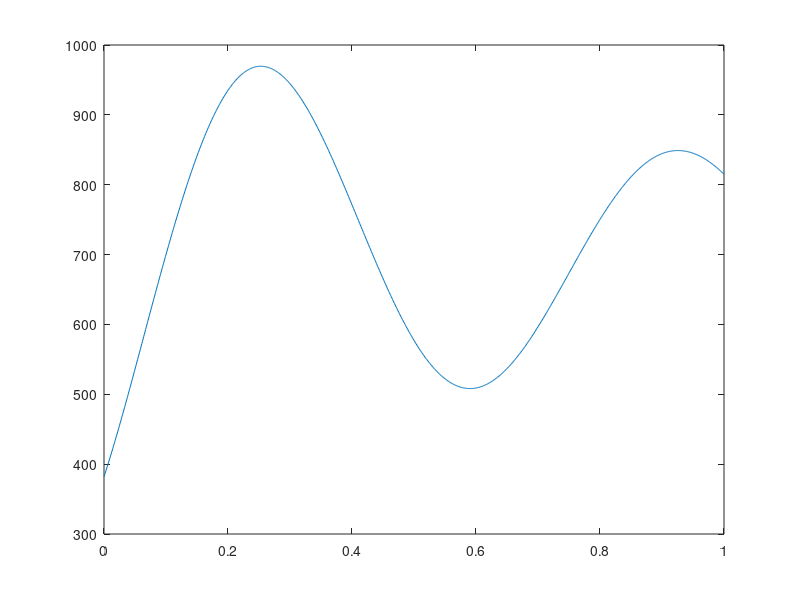

The MATLAB source for this figure:
%% Data Rate
% clear all

n_UE = 100;
duration = 1e3; %1000ms or tti = 1s
t = linspace(0,1,duration);
data_Rate =  700 + 2100*sinc(3*t + 1.7);
plot(t,data_Rate)
IP_pckt_per_tti = ceil(data_Rate*1024/(1500*8));
data_Rate_UE = zeros(n_UE,duration);
for t = 1:duration
    chocolate = IP_pckt_per_tti(t);
    for i = 1:chocolate
        r = randi(100);
        data_Rate_UE(r,t) = data_Rate_UE(r,t)+1;
    end
end

%% ReTx RLC
RTT = 8; %Round-Trip Time for LTE
RLC_RTx_CU = zeros(2,150); %Row1: PDUs, Row2: ACK_Timer (or NACK)
RLC_RTx_DU = zeros(2,150);
PER = 1e-06; %Packet Error Rate
n_GBR_UEs = 50;
IP_pckt_per_tti_GBR = sum(data_Rate_UE(1:n_GBR_UEs,:),1);
IP_pckt_per_tti_NonGBR = sum(data_Rate_UE(n_GBR_UEs+1:end,:),1);

split = 6;

for tti = 1:duration
    
    %Let's say migration occur at tti=200
    %% TO-DO
%     if(tti==200)
%         split = 2;
%         RLC_RTx_DU(1,1:IP_pckt_per_tti_GBR(tti)) = 1; %Fist store new GBR flows
%         
%         RLC_RTx_DU(:,IP_pckt_per_tti_GBR(tti)) 
%         
%     end
%%    
    %1. Copy packets to RLC RTx
    first = find(~RLC_RTx_CU(1,:),1); %index of first 0
    if(~isempty(first)) %if buffer is not full
       RLC_RTx_CU(1,first:min(150,IP_pckt_per_tti_GBR(tti)+first-1))=1;
    end
    
    %2. Receive ACK/NACK
    if first~=1
        for i = 1:first-1
            if mod(RLC_RTx_CU(2,i),8)==0
                if binornd(1,PER)~=1 %ACK or NACK
                    RLC_RTx_CU(:,i)=0;
                end
                
            end
        end
    end
    
    %Rearrage Buffer Elements
    temp_i = find(RLC_RTx_CU(1,:));
    RLC_RTx_CU(:,1:length(temp_i)) = RLC_RTx_CU(:,temp_i);
    RLC_RTx_CU(:,length(temp_i)+1:end) = 0;
    
    
    %3. Increment the count of RLC_RTx
    first = find(~RLC_RTx_CU(1,:),1); %index of first 0
    RLC_RTx_CU(2,1:first-1) = RLC_RTx_CU(2,1:first-1) + 1;
end

% function BW_req()
